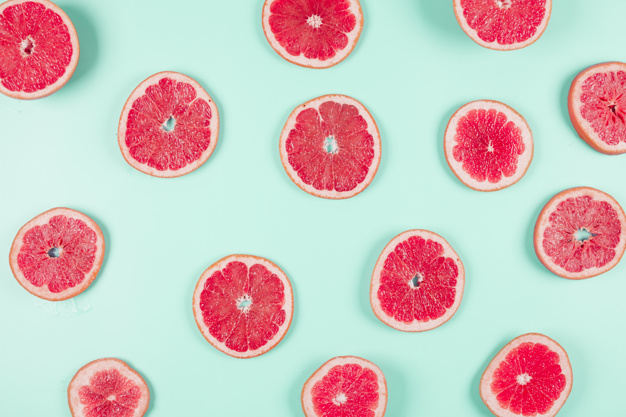
#> input picture dataset/toronjas.jpg, 626 x 417 px, found by its file name
$ jupyter execute Advanced_Operations,_Detecting_Faces_and_Features.ipynb
#> lines starting #> are read from the running program, lines starting #| are printed output that depends on the picture
# **Chương 4: Advanced Operations, Detecting Faces and Features**

khai báo 1 số cái thông dụng như các chương trước

[cell 1]
# Import the modules from skimage
from skimage import data, color
import matplotlib as plt
import matplotlib.pyplot as plt
import matplotlib.image as mpimg
import numpy as np
from skimage.filters import threshold_otsu
from skimage.color import rgb2gray
from skimage.filters import try_all_threshold
from skimage.filters import sobel
from skimage.filters import gaussian
from skimage import exposure
from skimage.transform import rotate, rescale
from skimage.transform import resize
from skimage import morphology
import matplotlib.patches as patches # create a red rectangle
from skimage.feature import Cascade # face detection

def show_image(image, title='Image', cmap_type='gray'):
    plt.imshow(image, cmap=cmap_type)
    plt.title(title)
    plt.axis('off')
    plt.show()
# định nghĩa cái mask(mask = get_mask) là 1 tham số trong module nào đó
def get_mask(image):
  ''' Creates mask with three defect regions '''
  mask = np.zeros(image.shape[:-1])
  mask[101:106, 0:240] = 1
  mask[152:154, 0:60] = 1
  mask[153:155, 60:100] = 1
  mask[154:156, 100:120] = 1
  mask[155:156, 120:140] = 1
  mask[212:217, 0:150] = 1
  mask[217:222, 150:256] = 1
  return mask

# Function to show image with contours(đường nét)
def show_image_contour(image, contours):
    plt.figure()
    plt.title("Sau khi tìm hàm bao")
    plt.imshow(image, cmap='gray')
    for contour in contours:
        plt.plot(contour[:, 1], contour[:, 0], linewidth=2)
    plt.show()

# show corner
def show_image_with_corners(image, coords, title="Corners detected"):
  plt.imshow(image, interpolation='nearest'
  , cmap='gray')
  plt.title(title)
  plt.plot(coords[:, 1], coords[:, 0],
  '+r'
  , markersize=15)
  plt.axis('off')
  plt.show()

 # create a red rectangle
def show_detected_face(result, detected, title="Face image"):
    plt.imshow(result, cmap='gray')
    img_desc = plt.gca()
    plt.set_cmap('gray')
    plt.title(title)
    plt.axis('off')
    for patch in detected:
        img_desc.add_patch(patches.Rectangle(
            (patch['c'], patch['r']),
            patch['width'],
            patch['height'],
            fill=False, color='r', linewidth=2))
    plt.show()

# Edge

[cell 2]
# Import the canny edge detector
from skimage.feature import canny

grapefruit_main = plt.imread("toronjas.jpg")
#> grapefruit_main is the input picture: shape (417, 626, 3); mean R, G, B 207.6, 192.7, 189.7

# Convert image to grayscale
grapefruit = color.rgb2gray(grapefruit_main)

# Apply canny edge detector
canny_edges = canny(grapefruit)
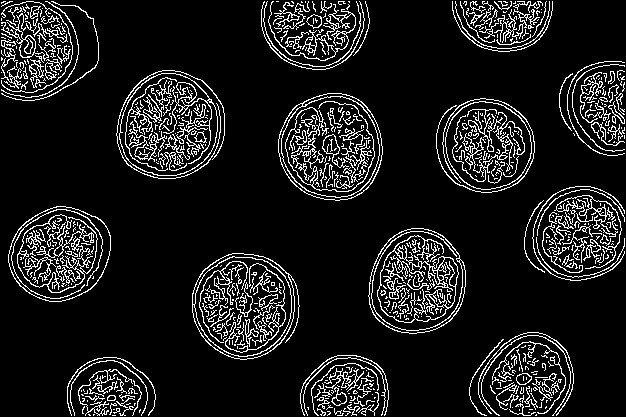
#> canny_edges: shape (417, 626) bool; 10.8% white in thin lines or dots

show_image(grapefruit_main, "ảnh gốc")
# Show resulting image
show_image(canny_edges, "Edges with Canny")

# So sánh khi tăng sigma lên

[cell 3]
# Apply canny edge detector with a sigma of 1.8
edges_1_8 = canny(grapefruit, sigma=1.8)
#> edges_1_8: shape (417, 626) bool; 5.9% white in thin lines or dots

# Apply canny edge detector with a sigma of 2.2
edges_2_2 = canny(grapefruit, sigma=2.2)
#> edges_2_2: shape (417, 626) bool; 4% white in thin lines or dots

# Show resulting images
show_image(edges_1_8, "Sigma of 1.8")
show_image(edges_2_2, "Sigma of 2.2")

# Perspective
In this exercise, you will detect the corners of a building using the Harris corner detector. The threshold_rel parameter will specify the minimum intensity of peaks.
→ Xác định corner dựa trên thuật toán **Harris Corner Detector**

[cell 4]
# Import the corner detector related functions and module
from skimage.feature import corner_harris, corner_peaks
from skimage.color import rgb2gray

building_image = plt.imread("corners_building_top.jpg")
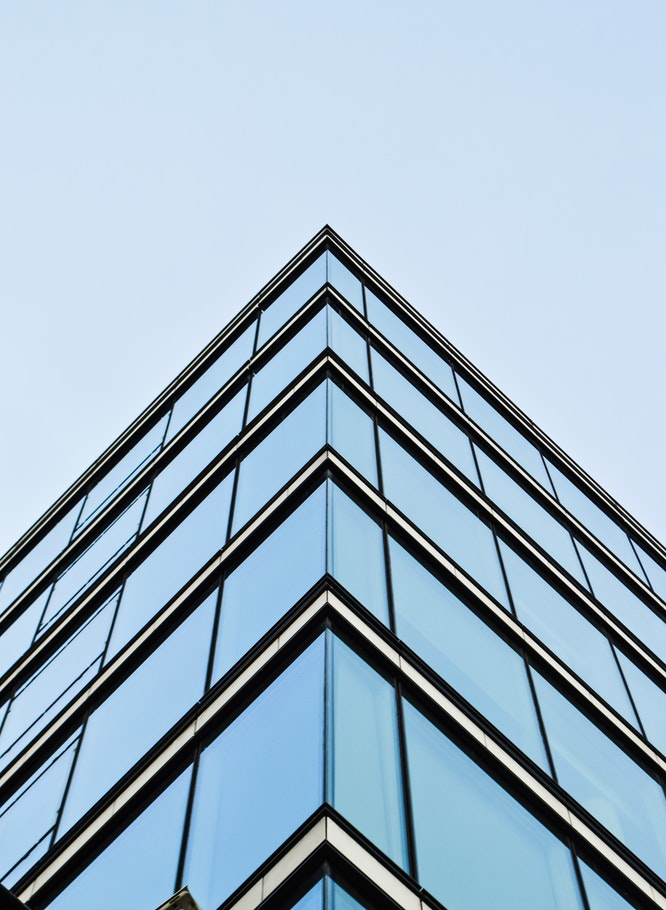
#> input picture dataset/corners_building_top.jpg, 666 x 910 px, found by its file name
#> building_image is the input picture: shape (910, 666, 3); mean R, G, B 158, 180.2, 198

# Convert image from RGB-3 to grayscale
building_image_gray = rgb2gray(building_image)

# Apply the detector  to measure the possible corners
measure_image = corner_harris(building_image_gray)
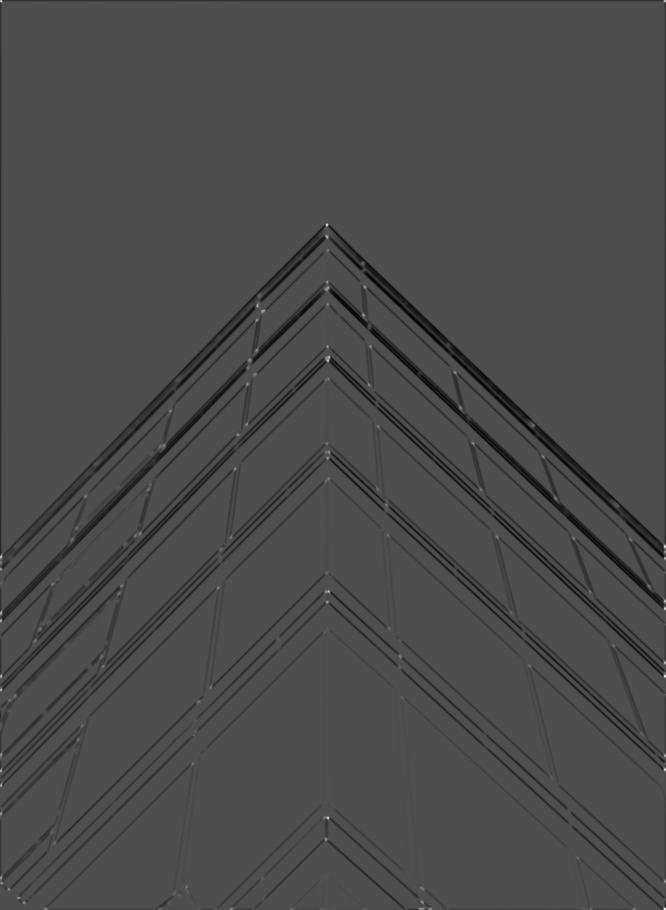
#> measure_image: shape (910, 666) float64; min -2.92, max 6.58, mean -0.11; drawn with min black and max white

# Find the peaks of the corners using the Harris detector
coords = corner_peaks(measure_image, min_distance=20, threshold_rel=0.02)
#> coords = 66 pairs, first value 224 to 886, second value 35 to 641

# Show original and resulting image with corners detected
show_image(building_image, "Original")
show_image_with_corners(building_image, coords)
#> in show_image_with_corners, `plt.show()`:
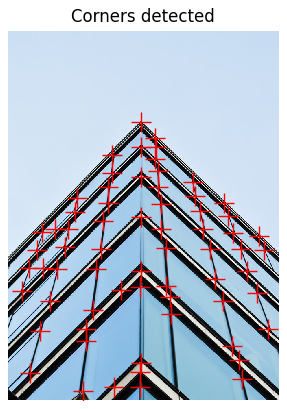
#> figure drawn by matplotlib, 1 panel

So sánh 2 hình ảnh khi tăng tham số min_distance từ 10 lên 60

[cell 5]
# Find the peaks with a min distance of 10 pixels
coords_w_min_10 = corner_peaks(measure_image, min_distance=10, threshold_rel=0.02)
#> coords_w_min_10 = 89 pairs, first value 224 to 899, second value 15 to 648
print("With a min_distance set to 10, we detect a total", len(coords_w_min_10), "corners in the image.")
#| With a min_distance set to 10, we detect a total 89 corners in the image.

# Find the peaks with a min distance of 60 pixels
coords_w_min_60 = corner_peaks(measure_image, min_distance=60, threshold_rel=0.02)
#> coords_w_min_60 = 20 rows, first 8: [224, 327], [817, 327], [360, 327], [591, 328], [306, 257], [458, 327], [443, 473], [372, 455]
print("With a min_distance set to 60, we detect a total", len(coords_w_min_60), "corners in the image.")
#| With a min_distance set to 60, we detect a total 20 corners in the image.

# Show original and resulting image with corners detected
show_image_with_corners(building_image, coords_w_min_10, "Corners detected with 10 px of min_distance")
show_image_with_corners(building_image, coords_w_min_60, "Corners detected with 60 px of min_distance")

# **Face detection**

[cell 6]
# Load the trained file from data
trained_file = data.lbp_frontal_face_cascade_filename()

night_image = plt.imread("face_det3.jpg")
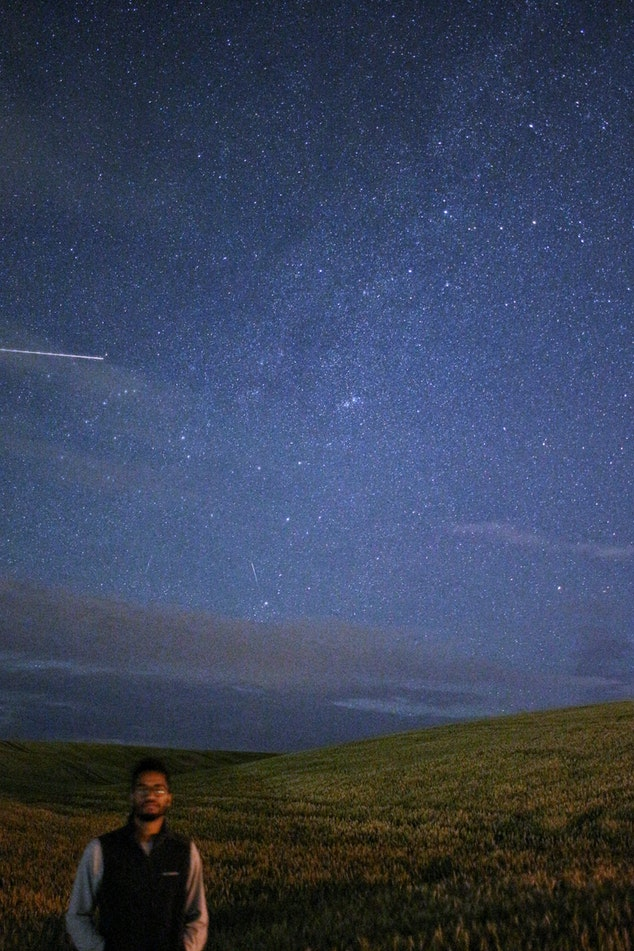
#> input picture dataset/face_det3.jpg, 634 x 951 px, found by its file name
#> night_image is the input picture: shape (951, 634, 3); mean R, G, B 56.8, 66.8, 89.9

# Initialize the detector cascade
detector = Cascade(trained_file)

# Detect faces with min and max size of searching window
detected = detector.detect_multi_scale(img = night_image,
                                       scale_factor=1.2,
                                       step_ratio=1,
                                       min_size=(10,10),
                                       max_size=(200,200))
#> detected = 1 item

# Show the detected faces
show_detected_face(night_image, detected)
#> the loop in show_detected_face, `for patch in detected:` made 1 pass
#> patch on pass 1: {'r': 773, 'c': 129, 'width': 43, 'height': 43}

[cell 7]
# Load the trained file from data
trained_file = data.lbp_frontal_face_cascade_filename()

friends_image = plt.imread("face_det_friends22.jpg")
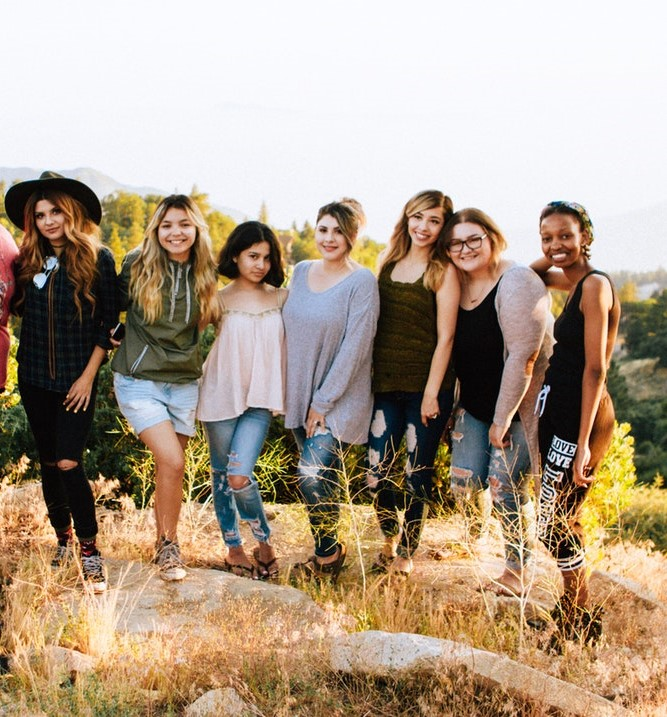
#> input picture dataset/face_det_friends22.jpg, 667 x 717 px, found by its file name
#> friends_image is the input picture: shape (717, 667, 3); mean R, G, B 175.1, 157.4, 137.9

# Initialize the detector cascade
detector = Cascade(trained_file)

# Detect faces with scale factor to 1.2 and step ratio to 1
detected = detector.detect_multi_scale(img=friends_image,
                                       scale_factor=1.2,
                                       step_ratio=1,
                                       min_size=(10, 10),
                                       max_size=(200, 200))
#> detected = 7 items
# Show the detected faces
show_detected_face(friends_image, detected)
#> the loop in show_detected_face (call 2), `for patch in detected:` made 7 passes
#> patch on passes 1 to 7: {'r': 202, 'c': 31, 'width': 35, 'height': 35}, {'r': 217, 'c': 309, 'width': 39, 'height': 39}, {'r': 202, 'c': 402, 'width': 45, 'height': 45}, {'r': 206, 'c': 151, 'width': 49, 'height': 49}, {'r': 219, 'c': 533, 'width': 48, 'height': 48}, {'r': 218, 'c': 440, 'width': 52, 'height': 52}, {'r': 241, 'c': 237, 'width': 42, 'height': 42}

# Cái trả ra:
{'r': 218, 'c': 440, 'width': 52, 'height': 52}

{'r': 207, 'c': 152, 'width': 47, 'height': 47}

{'r': 202, 'c': 402, 'width': 45, 'height': 45}

{'r': 219, 'c': 533, 'width': 48, 'height': 48}

{'r': 217, 'c': 311, 'width': 39, 'height': 39}

{'r': 202, 'c': 31, 'width': 36, 'height': 36}

{'r': 242, 'c': 237, 'width': 41, 'height': 41}

# sử dụng kết hợp với function slic()
Trước đây, bạn đã học cách làm cho các quy trình trở nên hiệu quả hơn về mặt tính toán bằng phân đoạn siêu pixel không giám sát. Trong bài tập này, bạn sẽ làm được điều đó! Sử dụng hàm slic() để phân đoạn, xử lý trước hình ảnh trước khi chuyển nó đến bộ dò tìm khuôn mặt.

[cell 8]
from skimage.segmentation import slic
from skimage.color import label2rgb

profile_image = plt.imread("face_det9.jpg")
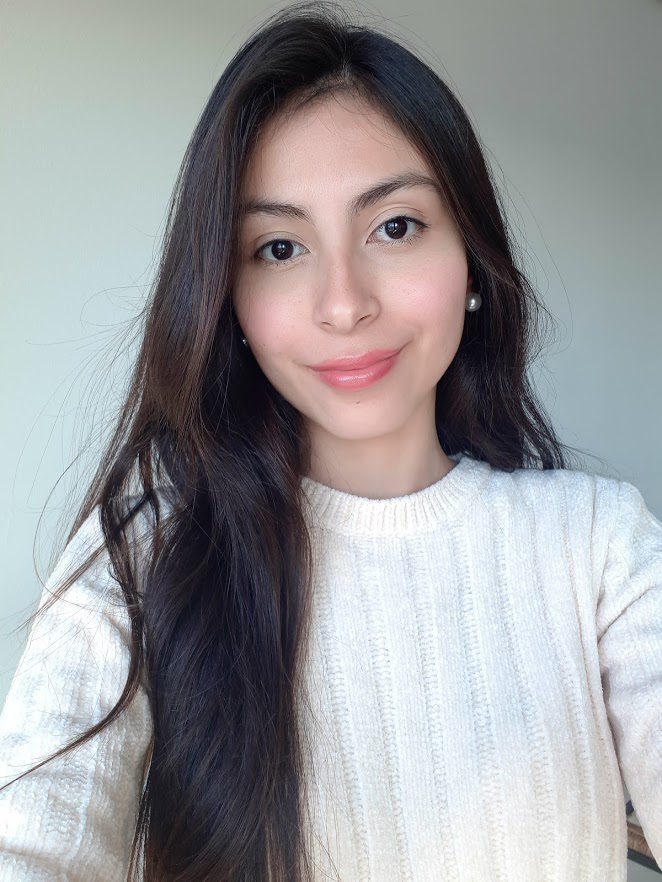
#> input picture dataset/face_det9.jpg, 662 x 882 px, found by its file name
#> profile_image is the input picture: shape (882, 662, 3); mean R, G, B 153.6, 153.9, 156

# Obtain the segmentation using SLIC
segments = slic(profile_image, n_segments=100, compactness=10)
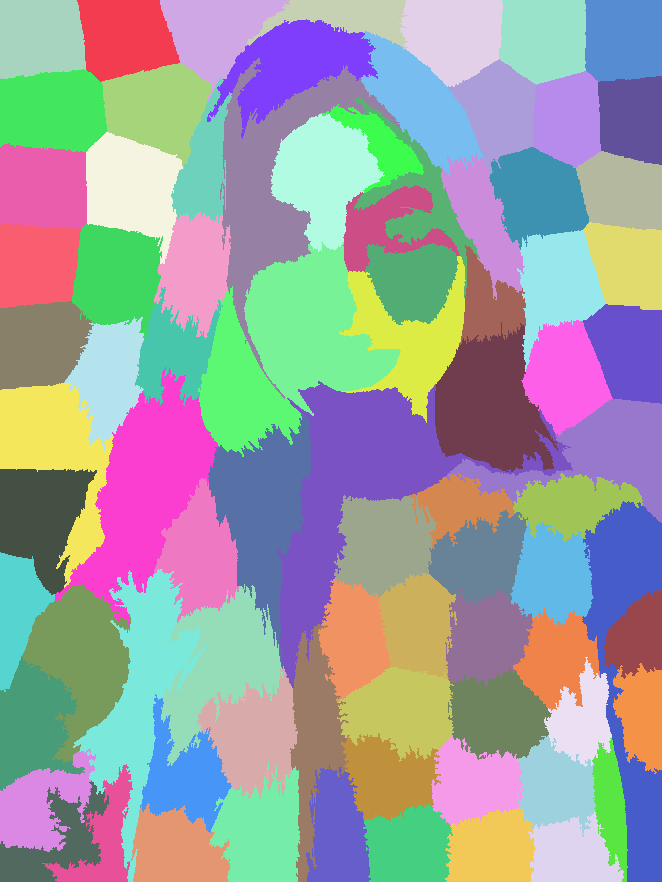
#> segments: shape (882, 662) int64; 84 distinct labels, from 1 to 84; one colour per label, 0 black

# Obtain segmented image using label2rgb
segmented_image = label2rgb(segments, profile_image, kind='avg')
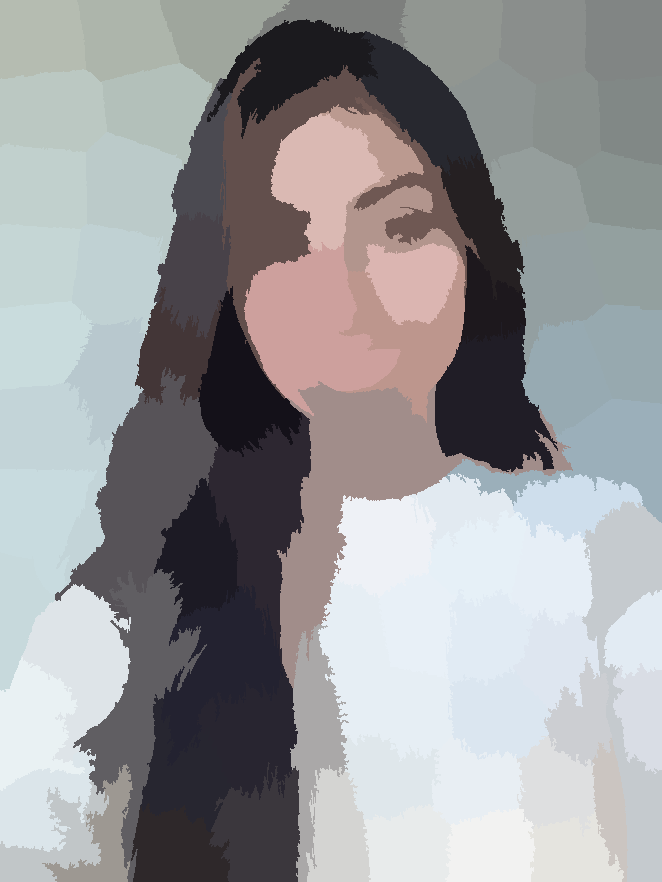
#> segmented_image: shape (882, 662, 3); mean R, G, B 153, 153.4, 155.6

# Detect the faces with multi scale method
detected = detector.detect_multi_scale(img=segmented_image,
                                       scale_factor=1.2,
                                       step_ratio=1,
                                       min_size=(10, 10),
                                       max_size=(1000, 1000))
#> detected = 1 item

# Show the detected faces
show_detected_face(segmented_image, detected)
#> call 3 of show_detected_face, with title = 'Face image'
#> the loop in show_detected_face (call 3), `for patch in detected:` made 1 pass
#> patch on pass 1: {'r': 105, 'c': 180, 'width': 334, 'height': 334}
#> in show_detected_face (call 3), `plt.show()`:
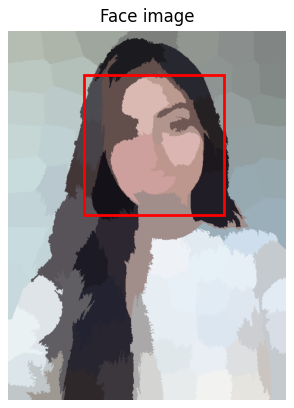
#> figure drawn by matplotlib, 1 panel
